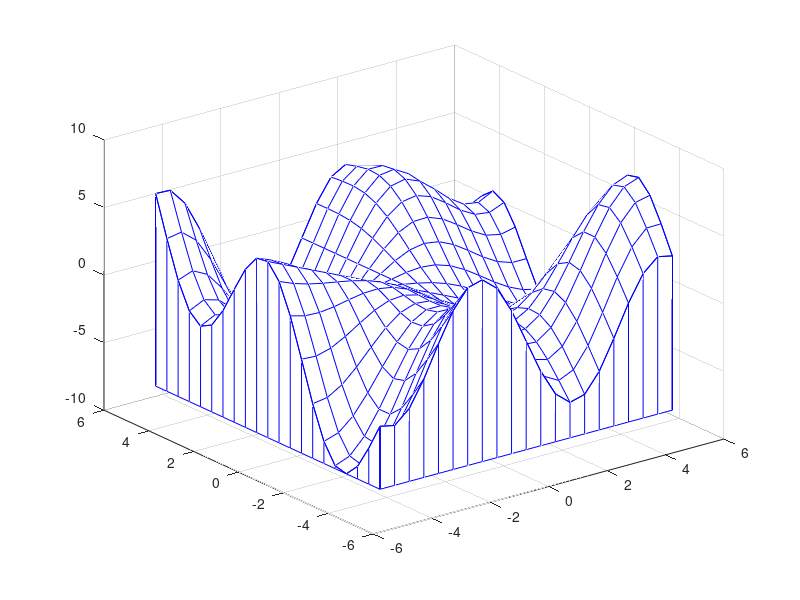
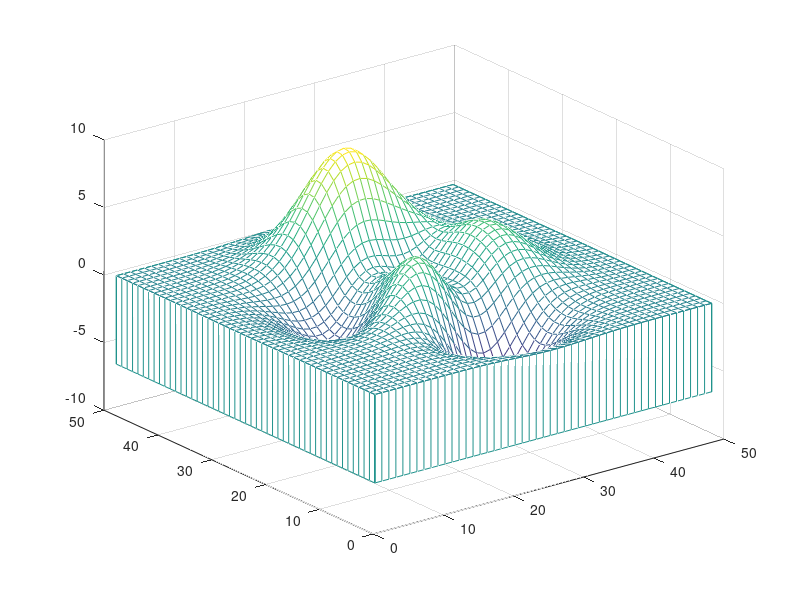

The MATLAB script that drew these images, in order:
%=============================================================================
% Copyright (c) 2016-present Allan CORNET (Nelson)
%=============================================================================
% This file is part of the Nelson.
%=============================================================================
% LICENCE_BLOCK_BEGIN
% SPDX-License-Identifier: LGPL-3.0-or-later
% LICENCE_BLOCK_END
%=============================================================================
% <--ADV-CLI MODE-->
%=============================================================================
f = figure();
[X, Y] = meshgrid(-5:.5:5);
Z = Y.*sin(X) - X.*cos(Y);
s = meshz(X, Y, Z, 'EdgeColor', 'b');
%=============================================================================
f = figure();
Z = peaks ();
meshz (Z);
%=============================================================================
